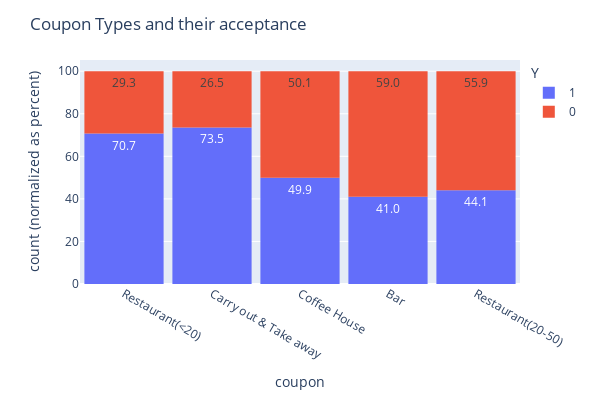

Notebook cell for this chart:
### Code cell
fig = px.histogram(data, x="coupon", color="Y",
                   barnorm='percent', text_auto='.1f')

fig.update_layout(width=600, height=400, bargap=0.1)
fig.update_layout(title='Coupon Types and their acceptance')

fig.show()

### Figure 1 — Plotly figure (JSON) as saved in the notebook; plotly's stock layout.template omitted (floating-point values rounded to 4 significant figures; data arrays with more than 128 entries replaced by an {"elided": "..."} marker saying what was removed)
{"data": [{"alignmentgroup": "True", "bingroup": "x", "hovertemplate": "Y=1<br>coupon=%{x}<br>count (normalized as percent)=%{y}<extra></extra>", "legendgroup": "1", "marker": {"color": "#636efa", "pattern": {"shape": ""}}, "name": "1", "offsetgroup": "1", "orientation": "v", "showlegend": true, "texttemplate": "%{value:.1f}", "type": "histogram", "x": {"elided": "7210 str values"}, "xaxis": "x", "yaxis": "y"}, {"alignmentgroup": "True", "bingroup": "x", "hovertemplate": "Y=0<br>coupon=%{x}<br>count (normalized as percent)=%{y}<extra></extra>", "legendgroup": "0", "marker": {"color": "#EF553B", "pattern": {"shape": ""}}, "name": "0", "offsetgroup": "0", "orientation": "v", "showlegend": true, "texttemplate": "%{value:.1f}", "type": "histogram", "x": {"elided": "5474 str values"}, "xaxis": "x", "yaxis": "y"}], "layout": {"bargap": 0.1, "barmode": "relative", "barnorm": "percent", "height": 400, "legend": {"title": {"text": "Y"}, "tracegroupgap": 0}, "margin": {"t": 60}, "title": {"text": "Coupon Types and their acceptance"}, "width": 600, "xaxis": {"anchor": "y", "domain": [0, 1], "title": {"text": "coupon"}}, "yaxis": {"anchor": "x", "domain": [0, 1], "title": {"text": "count (normalized as percent)"}}}}
